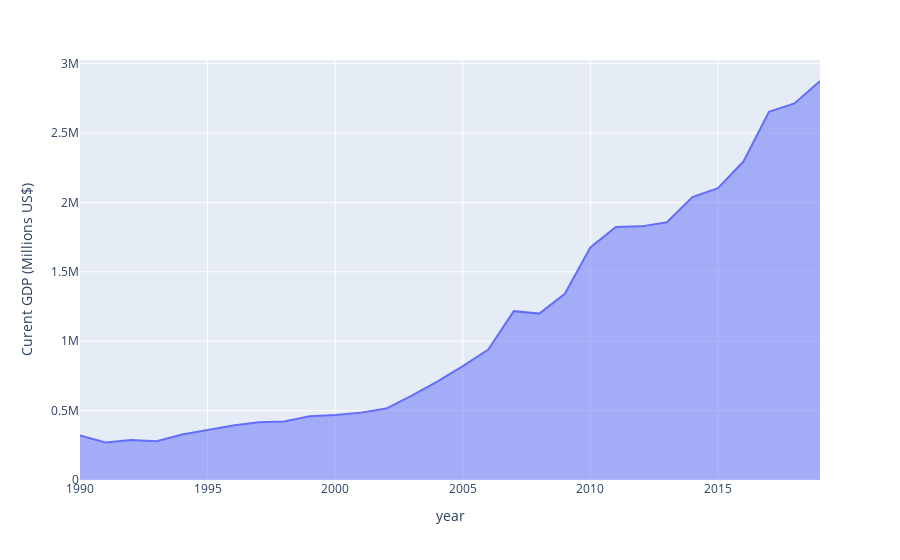

The notebook cell this image was saved under:
### Code cell
fig = px.area(df, x='year', y='Curent GDP (Millions US$)')
fig.show()

### Figure 1 — Plotly figure (JSON) as saved in the notebook; plotly's stock layout.template omitted (floating-point values rounded to 4 significant figures)
{"data": [{"hovertemplate": "year=%{x}<br>Curent GDP (Millions US$)=%{y}<extra></extra>", "legendgroup": "", "line": {"color": "#636efa"}, "mode": "lines", "name": "", "orientation": "v", "showlegend": false, "stackgroup": "1", "type": "scatter", "x": [1990, 1991, 1992, 1993, 1994, 1995, 1996, 1997, 1998, 1999, 2000, 2001, 2002, 2003, 2004, 2005, 2006, 2007, 2008, 2009, 2010, 2011, 2012, 2013, 2014, 2015, 2016, 2017, 2018, 2019], "xaxis": "x", "y": [320979, 270105, 288208, 279296, 327276, 360282, 392897, 415868, 421351, 458820, 468395, 485441, 514938, 607699, 709149, 820382, 940260, 1216740, 1198900, 1341890, 1675620, 1823050, 1827640, 1856720, 2039130, 2103590, 2294800, 2652750, 2713170, 2875140], "yaxis": "y"}], "layout": {"legend": {"tracegroupgap": 0}, "margin": {"t": 60}, "xaxis": {"anchor": "y", "domain": [0, 1], "title": {"text": "year"}}, "yaxis": {"anchor": "x", "domain": [0, 1], "title": {"text": "Curent GDP (Millions US$)"}}}}
